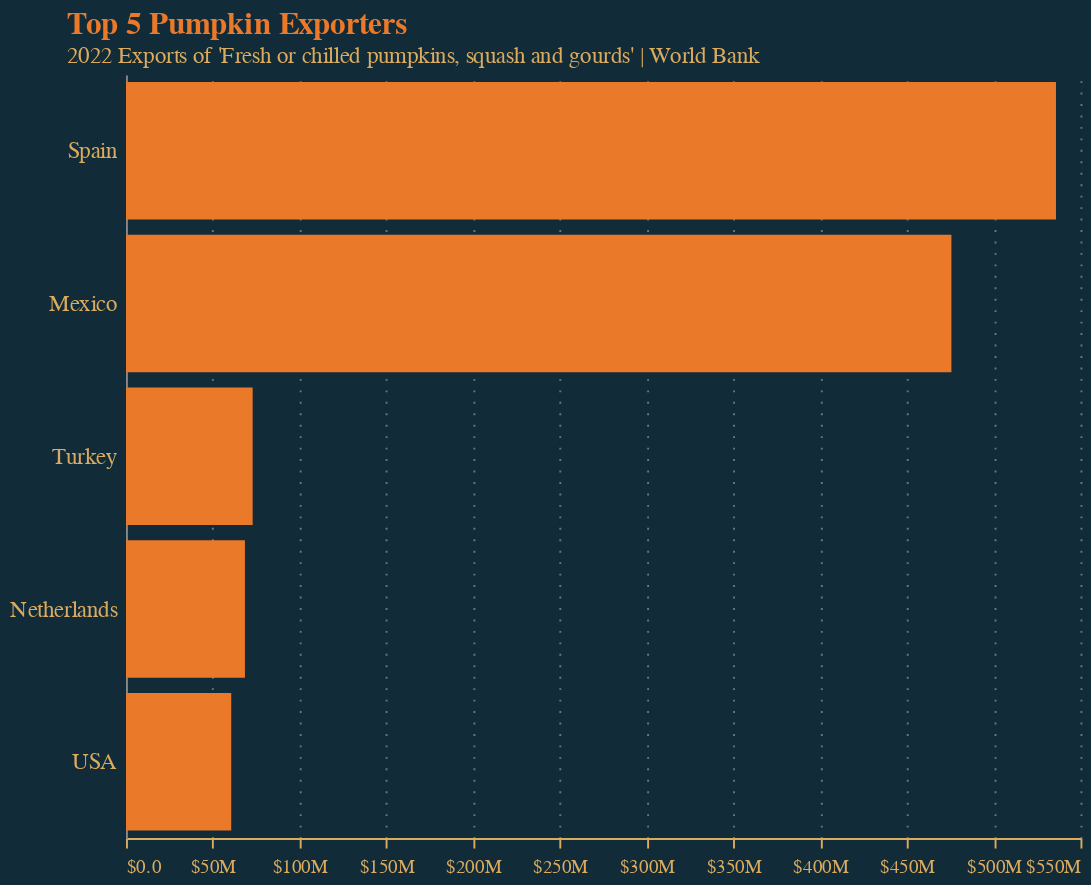

Notebook code cell kept with this figure:
### Code cell
df = pd.read_csv("pumpkin_wids.csv")
df = df[["ReporterISO3", "TradeValue in 1000 USD"]]
df.columns = ["iso3", "Value"]

df['Value'] = df['Value'].astype(float)*1000

df = df.merge(iso3_df[["alpha-3", "name"]], left_on="iso3", right_on="alpha-3", how="left")
# replace United States of America with USA
df.loc[df.name == "United States of America", "name"] = "USA"

df = df.sort_values(by="Value", ascending=False)
df = df[df.iso3 != "EUN"]
df = df.head(5)

"""
        "gridColor": "#b4c8d8",
        "format": "%",
        "gridDash": [1, 5],
        "gridOpacity": 0.5,
        "labelColor": "#b4c8d8",
        "labelOpacity": 0.7,
        "labelPadding": 5,
        "tickColor": "#b4c8d8",
        "tickCount": 8,
        "tickOpacity": 0.5,
        "ticks": false,
        "title": "Annual real US GDP growth | ONS through ECO API",
        "titleAlign": "left",
        "titleAngle": 0,
        "titleBaseline": "bottom",
        "titleColor": "#b4c8d8",
        "titleFontSize": 12,
        "titleOpacity": 0.8,
        "titleX": 0,
        "titleY": -7
"""


chart = alt.Chart(df.head(10)).mark_bar(color="rgb(234,121,42)").encode(
    x = alt.X("Value:Q",
        axis=alt.Axis(
            title=None,
            gridColor="#b4c8d8",
            gridDash=[1, 5],
            labelFont="Circular Std",
            gridOpacity=0.5,
            labelColor="#dbab5e",
            labelOpacity=1,
            labelPadding=5,
            domainColor= '#dbab5e',
            tickColor= '#dbab5e',
            format="$,.2s"),
     title="Trade Value in 1000 USD"),
    y = alt.Y("name:N", 
    axis=alt.Axis(
        title=None,
        labelColor="#dbab5e",
        labelFont="Circular Std",
        labelOpacity=1,
        labelFontSize=12,
        labelPadding=5,
        ticks=False,
    ),
    
    title="Country", sort="-x"),
)

"""
    "title": {
      "anchor": "start",
      "baseline": "top",
      "color": "#b4c8d8",
      "dx": 30,
      "fontSize": 14,
      "subtitleColor": "#000000",
      "subtitleFontSize": 12
    }
  },
"""


chart = chart.properties(
    title={
        "text": ["Top 5 Pumpkin Exporters"],
        "dx": 30,
        "fontSize": 16,
        "font": "Circular Std",
        "subtitleFont": "Circular Std",
        "color": "rgb(234,121,42)",
        "anchor": "start",
        "subtitleColor": "#b4c8d8",
        "subtitle": ["2022 Exports of 'Fresh or chilled pumpkins, squash and gourds' | World Bank "],
        "subtitleColor": "#dbab5e",
    },
    background='#122B39',
    width=500,
    height=400,
).configure_view(
    strokeOpacity=0
)

chart.display()

chart.save("pumpkins.png", scale_factor=2.0)

### Figure 1 — Vega-Lite specification as saved in the notebook (floating-point values rounded to 4 significant figures)
{"config": {"view": {"continuousWidth": 300, "continuousHeight": 300, "strokeOpacity": 0}}, "data": {"name": "data-cdc08658144cecdae119e99eada3f7d2"}, "mark": {"type": "bar", "color": "rgb(234,121,42)"}, "background": "#122B39", "encoding": {"x": {"axis": {"domainColor": "#dbab5e", "format": "$,.2s", "gridColor": "#b4c8d8", "gridDash": [1, 5], "gridOpacity": 0.5, "labelColor": "#dbab5e", "labelFont": "Circular Std", "labelOpacity": 1, "labelPadding": 5, "tickColor": "#dbab5e", "title": null}, "field": "Value", "title": "Trade Value in 1000 USD", "type": "quantitative"}, "y": {"axis": {"labelColor": "#dbab5e", "labelFont": "Circular Std", "labelFontSize": 12, "labelOpacity": 1, "labelPadding": 5, "ticks": false, "title": null}, "field": "name", "sort": "-x", "title": "Country", "type": "nominal"}}, "height": 400, "title": {"text": ["Top 5 Pumpkin Exporters"], "dx": 30, "fontSize": 16, "font": "Circular Std", "subtitleFont": "Circular Std", "color": "rgb(234,121,42)", "anchor": "start", "subtitleColor": "#dbab5e", "subtitle": ["2022 Exports of 'Fresh or chilled pumpkins, squash and gourds' | World Bank "]}, "width": 500, "$schema": "https://vega.github.io/schema/vega-lite/v5.8.0.json", "datasets": {"data-cdc08658144cecdae119e99eada3f7d2": [{"iso3": "ESP", "Value": 535900000.0, "alpha-3": "ESP", "name": "Spain"}, {"iso3": "MEX", "Value": 475600000.0, "alpha-3": "MEX", "name": "Mexico"}, {"iso3": "TUR", "Value": 72990000.0, "alpha-3": "TUR", "name": "Turkey"}, {"iso3": "NLD", "Value": 68540000.0, "alpha-3": "NLD", "name": "Netherlands"}, {"iso3": "USA", "Value": 60630000.0, "alpha-3": "USA", "name": "USA"}]}}
